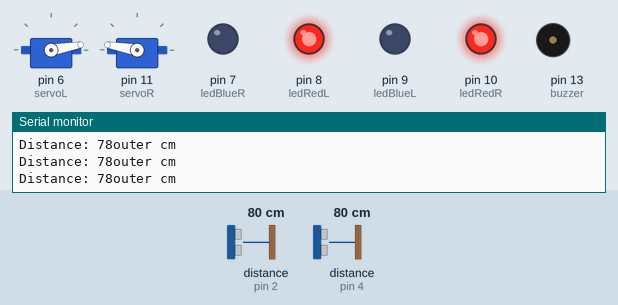
This sketch was run on a simulated Arduino Uno, built with avr-gcc and run on an emulated ATmega328P. On the bench: 2 × servo, output pins drawn as LEDs (lit = HIGH), buzzer (waves = sounding), the last lines printed to the serial monitor. Wiring (inferred from the names in the program): ultrasonic range finder: trigger pin 3; echo pin 2. The inputs (shaded band) are chosen by the test bench; at power-on: distance to the obstacle (sensors on pin 2, pin 4) 80 cm. The echo pulse lasts 58.3 µs per cm; pins used as bus, display or sensor lines are not drawn.

Above: at 1.2 s.
1.3 s: distance to the obstacle (sensor on pin 2) set to 100 cm
15.0 s: distance to the obstacle (sensor on pin 2) set to 106 cm
At 18.7 s:
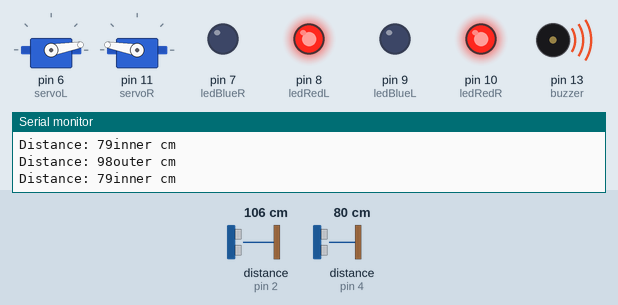
22.0 s: distance to the obstacle (sensor on pin 2) set to 2 cm
At 25.3 s:
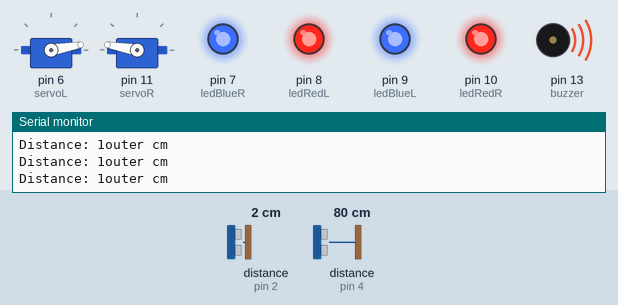
25.5 s: distance to the obstacle (sensor on pin 4) set to 13 cm
29.0 s: distance to the obstacle (sensor on pin 4) set to 10 cm
At 29.7 s:
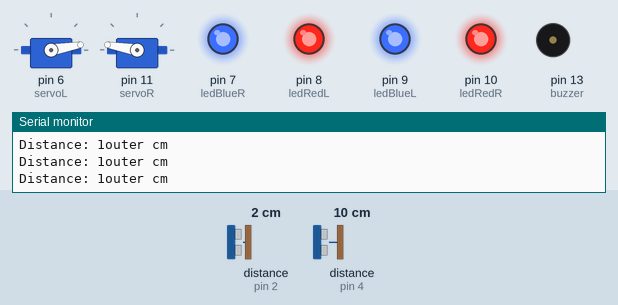
43.0 s: distance to the obstacle (sensor on pin 2) set to 120 cm
At 45.4 s:
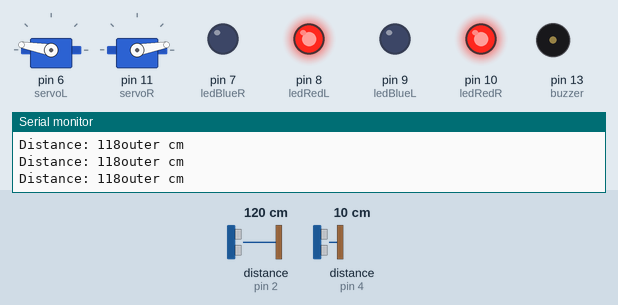
Timing chart, 0 to 46.9 s (numbered marks = the images above; inputs shaded):
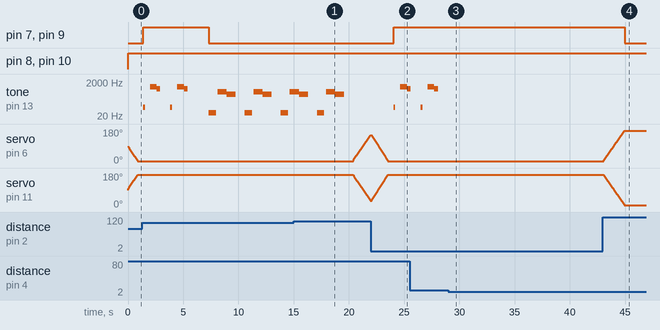

Measured:
- the behaviour switches between 102 and 103 cm on distance to the obstacle (sensor on pin 2) (found by bisection; images 0 and 1)
- the behaviour switches between 12 and 11 cm on distance to the obstacle (sensor on pin 4) (found by bisection; images 2 and 3)
- after the input at 15.0 s, tone on pin 13 (buzzer): goes on until 19.6 s, then stays silent; servo on pin 6 (servoL): moves from 10° to 148° over 1.6 s, starting after 5.4 s; servo on pin 11 (servoR): moves from 170° to 32° over 1.6 s, starting after 5.4 s
- after the input at 22.0 s, pin 7 (ledBlueR), pin 9 (ledBlueL): LOW → HIGH after 2.0 s; tone on pin 13 (buzzer): silent → 65 Hz after 2.0 s, → silent 0.17 s later, → 1047 Hz 0.45 s later, → 784 Hz 0.62 s later
- after the input at 29.0 s, pin 7 (ledBlueR), pin 9 (ledBlueL): stays HIGH (without the input it goes to LOW after 0.97 s); tone on pin 13 (buzzer): stops changing and stays silent
- after the input at 43.0 s, pin 7 (ledBlueR), pin 9 (ledBlueL): HIGH → LOW after 2.0 s; servo on pin 6 (servoL): moves from 10° to 170° over 1.9 s, starting after 0.06 s; servo on pin 11 (servoR): moves from 170° to 10° over 1.9 s, starting after 0.06 s
- by itself, tone on pin 13 (buzzer): plays 65 Hz for 0.17 s, 1047 Hz for 0.62 s, 784 Hz for 0.33 s, 65 Hz for 0.17 s, 1047 Hz for 0.62 s, 784 Hz for 0.33 s … (14 notes in this stretch)

The sketch:

PROJECT_2.ino
```cpp
/*
Main code of the interactive object.
*/
#include <Servo.h>
#include "pitches.h"

Servo myservoL;
Servo myservoR;

int echoPinIn = 4;
int trigPinIn = 5;
int echoPinOut = 2;
int trigPinOut = 3;

int ledRedL = 8;
int ledBlueL = 9;
int ledRedR = 10;
int ledBlueR = 7;

int servoL = 6;
int servoR = 11;

int buzzer = 13;

long durationIn;
long durationOut;
int distanceIn;
int distanceOut;

int i;

// music
int bugu[] = {
  NOTE_C2, NOTE_C6, NOTE_G5, REST, NOTE_C2, NOTE_C6, NOTE_G5, REST
};

int tempo = 144;

int buguDurations[] = {
  6, 1.3, 3, 2, 6, 1.3, 3, 2
};

bool playBugu;

void setup() {
  pinMode(trigPinIn, OUTPUT);
  pinMode(echoPinIn, INPUT);
  pinMode(trigPinOut, OUTPUT);
  pinMode(echoPinOut, INPUT);

  myservoL.attach(servoL);
  myservoR.attach(servoR);

  pinMode(ledRedL, OUTPUT);
  pinMode(ledRedR, OUTPUT);
  pinMode(ledBlueL, OUTPUT);
  pinMode(ledBlueR, OUTPUT);

  Serial.begin(9600);

  playBugu = true;
}

void loop() {
  // Get distance from Outer
  digitalWrite(trigPinOut, LOW);
  delayMicroseconds(2);

  digitalWrite(trigPinOut, HIGH);
  delayMicroseconds(10);
  digitalWrite(trigPinOut, LOW);

  durationOut = pulseIn(echoPinOut, HIGH);
  distanceOut = durationOut * 0.034 / 2;

  Serial.print("Distance: "); // displays distance
  Serial.print(distanceOut);
  Serial.println("outer cm");

  // default lights
  digitalWrite(ledRedL, HIGH);
  digitalWrite(ledRedR, HIGH);

  // Default: Outer far, inner close

  // When outer close
  if (distanceOut <= 100) {

    // open door
    if (myservoL.read() > 10) {
      myservoL.write(myservoL.read() - 2);
      myservoR.write(myservoR.read() + 2);
      delay(10);
      playBugu = true;
    } else {
      myservoL.write(10);
      myservoR.write(170);

      if (playBugu == true) {

        delay(500);

        // open lights
        digitalWrite(ledBlueL, HIGH);
        digitalWrite(ledBlueR, HIGH);
        for (int thisNote = 0; thisNote < 8; thisNote++) {
          int buguDuration = 1000 / buguDurations[thisNote];
          tone(buzzer, bugu[thisNote], buguDuration);
          int pauseBetweenNotes = buguDurations;
          delay(pauseBetweenNotes);
          noTone(buzzer);

          // long longer play sound
          playBugu = false;

        }
        delay(1000);
      }

      // Get distance from Inner
      digitalWrite(trigPinIn, LOW);
      delayMicroseconds(2);

      digitalWrite(trigPinIn, HIGH);
      delayMicroseconds(10);
      digitalWrite(trigPinIn, LOW);

      durationIn = pulseIn(echoPinIn, HIGH);
      distanceIn = durationIn * 0.034 / 2;

      Serial.print("Distance: "); // displays distance
      Serial.print(distanceIn);
      Serial.println("inner cm");

      if (distanceIn > 10) {
        digitalWrite(ledBlueR, LOW);
        digitalWrite(ledBlueL, LOW);

        for (int thisNote = 0; thisNote < 8; thisNote++) {
          int buguDuration = 2000 / buguDurations[thisNote];
          tone(buzzer, bugu[thisNote] * 0.5, buguDuration * 2);
          int pauseBetweenNotes = buguDurations + 100;
          delay(pauseBetweenNotes);
          noTone(buzzer);

        }
      }
    }
  } else {
    // close door
    if (myservoL.read() < 170) {
      myservoL.write(myservoL.read() + 2);
      myservoR.write(myservoR.read() - 2);
      delay(10);
    } else {
      myservoL.write(170);
      myservoR.write(10);
      digitalWrite(ledBlueR, LOW);
      digitalWrite(ledBlueL, LOW);
    }
  }
}
```

pitches.h
```cpp
/*************************************************
   Public Constants
 *************************************************/

#define NOTE_B0  31
#define NOTE_C1  33
#define NOTE_CS1 35
#define NOTE_D1  37
#define NOTE_DS1 39
#define NOTE_E1  41
#define NOTE_F1  44
#define NOTE_FS1 46
#define NOTE_G1  49
#define NOTE_GS1 52
#define NOTE_A1  55
#define NOTE_AS1 58
#define NOTE_B1  62
#define NOTE_C2  65
#define NOTE_CS2 69
#define NOTE_D2  73
#define NOTE_DS2 78
#define NOTE_E2  82
#define NOTE_F2  87
#define NOTE_FS2 93
#define NOTE_G2  98
#define NOTE_GS2 104
#define NOTE_A2  110
#define NOTE_AS2 117
#define NOTE_B2  123
#define NOTE_C3  131
#define NOTE_CS3 139
#define NOTE_D3  147
#define NOTE_DS3 156
#define NOTE_E3  165
#define NOTE_F3  175
#define NOTE_FS3 185
#define NOTE_G3  196
#define NOTE_GS3 208
#define NOTE_A3  220
#define NOTE_AS3 233
#define NOTE_B3  247
#define NOTE_C4  262
#define NOTE_CS4 277
#define NOTE_D4  294
#define NOTE_DS4 311
#define NOTE_E4  330
#define NOTE_F4  349
#define NOTE_FS4 370
#define NOTE_G4  392
#define NOTE_GS4 415
#define NOTE_A4  440
#define NOTE_AS4 466
#define NOTE_B4  494
#define NOTE_C5  523
#define NOTE_CS5 554
#define NOTE_D5  587
#define NOTE_DS5 622
#define NOTE_E5  659
#define NOTE_F5  698
#define NOTE_FS5 740
#define NOTE_G5  784
#define NOTE_GS5 831
#define NOTE_A5  880
#define NOTE_AS5 932
#define NOTE_B5  988
#define NOTE_C6  1047
#define NOTE_CS6 1109
#define NOTE_D6  1175
#define NOTE_DS6 1245
#define NOTE_E6  1319
#define NOTE_F6  1397
#define NOTE_FS6 1480
#define NOTE_G6  1568
#define NOTE_GS6 1661
#define NOTE_A6  1760
#define NOTE_AS6 1865
#define NOTE_B6  1976
#define NOTE_C7  2093
#define NOTE_CS7 2217
#define NOTE_D7  2349
#define NOTE_DS7 2489
#define NOTE_E7  2637
#define NOTE_F7  2794
#define NOTE_FS7 2960
#define NOTE_G7  3136
#define NOTE_GS7 3322
#define NOTE_A7  3520
#define NOTE_AS7 3729
#define NOTE_B7  3951
#define NOTE_C8  4186
#define NOTE_CS8 4435
#define NOTE_D8  4699
#define NOTE_DS8 4978
#define REST 0
```
